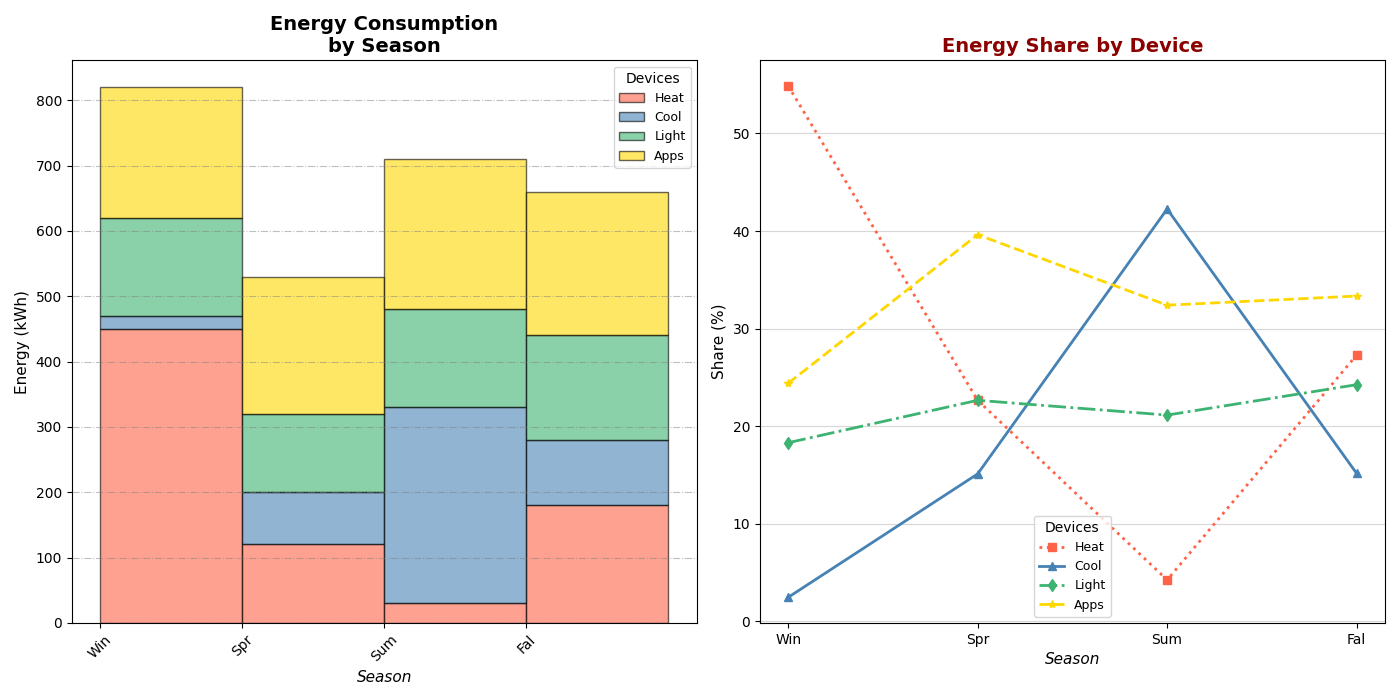

Recreate this plot in Python.
import matplotlib.pyplot as plt
import numpy as np

# Seasons
seasons = ['Win', 'Spr', 'Sum', 'Fal']

# Energy consumption (kWh)
heating = [450, 120, 30, 180]
cooling = [20, 80, 300, 100]
lighting = [150, 120, 150, 160]
appliances = [200, 210, 230, 220]

# Aggregated data
data = [heating, cooling, lighting, appliances]

# Appliance labels
appliance_labels = ['Heat', 'Cool', 'Light', 'Apps']

# Calculating percentage
def calculate_percentage_share(data):
    percentages = []
    total_consumption = [sum(x) for x in zip(*data)]
    for series in data:
        percentages.append([((val / total) * 100) if total != 0 else 0 for val, total in zip(series, total_consumption)])
    return percentages

percentage_data = calculate_percentage_share(data)

# Setting up plots
fig, axs = plt.subplots(1, 2, figsize=(14, 7))

# Updated colors for each appliance
new_colors = ['#FF6347', '#4682B4', '#3CB371', '#FFD700']

# Stacked histogram
axs[0].hist([np.arange(len(seasons))] * len(data), bins=np.arange(len(seasons) + 1), 
            weights=data, label=appliance_labels, histtype='barstacked', 
            alpha=0.6, edgecolor='black', color=new_colors)

axs[0].set_title("Energy Consumption\nby Season", fontsize=14, fontweight='bold')
axs[0].set_xlabel("Season", fontsize=11, fontstyle='italic')
axs[0].set_ylabel("Energy (kWh)", fontsize=11)
axs[0].set_xticks(np.arange(len(seasons)))
axs[0].set_xticklabels(seasons, rotation=45)
axs[0].legend(title="Devices", fontsize=9, title_fontsize='10', loc='upper right')
axs[0].yaxis.grid(True, linestyle='-.', color='grey', alpha=0.5)

# Percentage share line plot
marker_styles = ['s', '^', 'd', '*']
line_styles = [':', '-', '-.', '--']

for idx, percentage in enumerate(percentage_data):
    axs[1].plot(seasons, percentage, marker=marker_styles[idx], label=appliance_labels[idx], 
                linewidth=2, linestyle=line_styles[idx], color=new_colors[idx])

axs[1].set_title("Energy Share by Device", fontsize=14, fontweight='bold', color='darkred')
axs[1].set_xlabel("Season", fontsize=11, fontstyle='italic')
axs[1].set_ylabel("Share (%)", fontsize=11)
axs[1].legend(title="Devices", fontsize=9, title_fontsize='10', loc='lower center')
axs[1].yaxis.grid(True, linestyle='-', color='lightgrey', alpha=0.9)

# Layout adjustment
plt.tight_layout()

# Show plots
plt.show()
